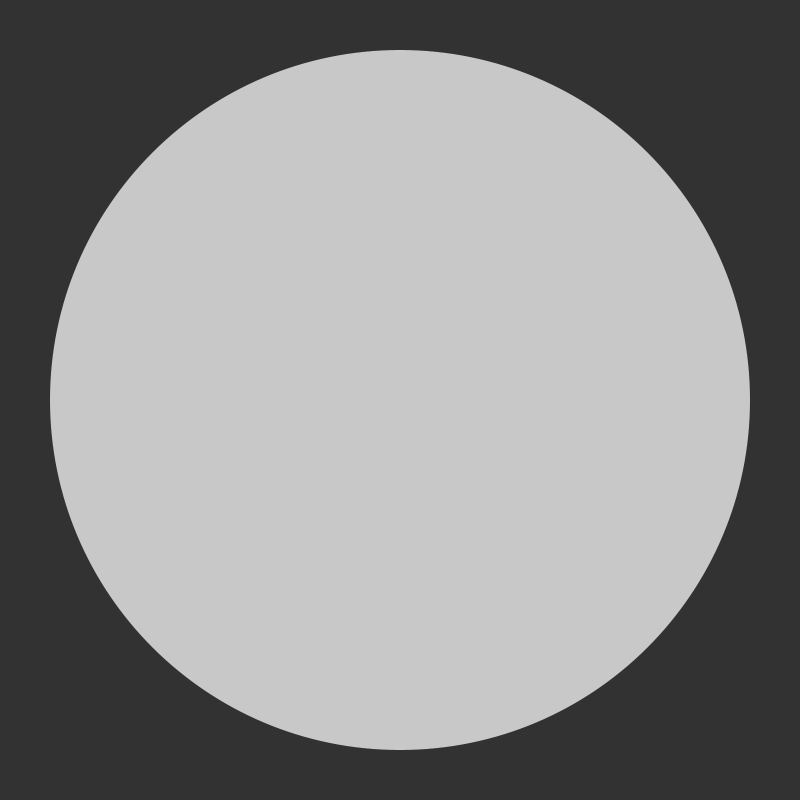
Frame 1 (no input)
Frame 60 (the mouse pressed at the canvas centre just before this capture): identical to frame 1, image omitted
Frame 120 (the mouse held since frame 60 and released just before this capture): identical to frame 1, image omitted

The Processing sketch that drew this single still picture (run headless with seeded random() and noise(); from frame 60 on, the mouse is pressed at the canvas centre):

// Processing sketch: Debug_03_Transparency
// ── Debug_03_Transparency.pde

int[] markerSizes = {10, 50, 100, 200, 250, 400, 550, 700};
float opacity = 255;

void setup(){
 size(800, 800); 
}

void draw(){
 background(50);
 //opacity = map(mouseX, 0, width, 0, 255); // Uncomment to fix
 fill(200, opacity);
 noStroke();
 for(int i=0; i<markerSizes.length; i++){
   ellipse(width/2, height/2, markerSizes[i], markerSizes[i]);
 }
}
